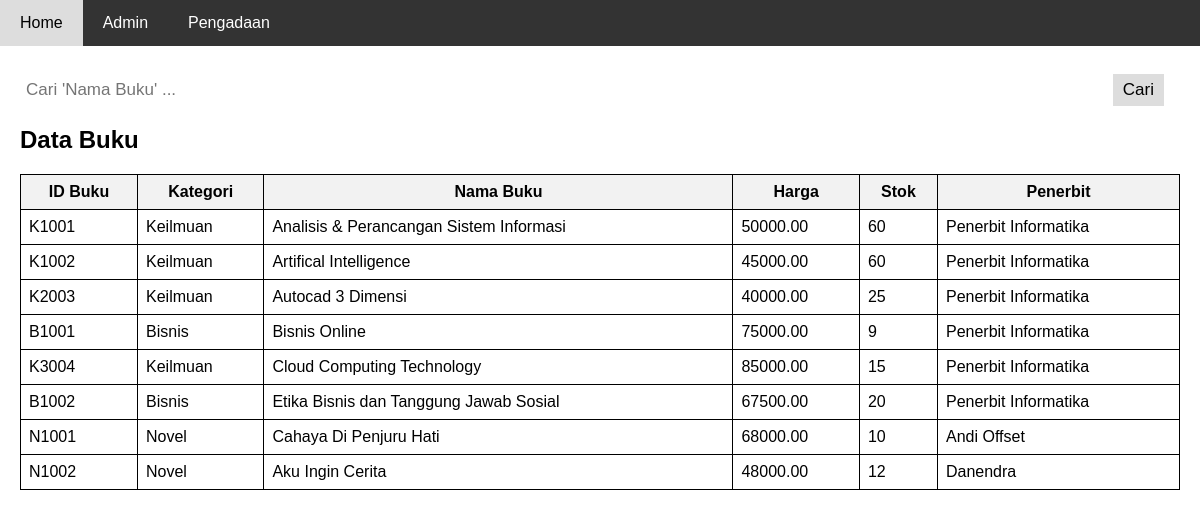
The page / on the database its author committed.
### tables this page shows
CREATE TABLE `tb_buku` (
  `id` int(11) NOT NULL,
  `id_buku` varchar(50) NOT NULL,
  `kategori` varchar(255) NOT NULL,
  `nama_buku` varchar(255) NOT NULL,
  `harga` decimal(10,2) NOT NULL,
  `stok` int(11) NOT NULL,
  `penerbit_id` int(11) NOT NULL
);

CREATE TABLE `tb_penerbit` (
  `id` int(11) NOT NULL,
  `id_penerbit` varchar(11) NOT NULL,
  `nama_penerbit` varchar(255) NOT NULL,
  `alamat` varchar(255) NOT NULL,
  `kota` varchar(100) NOT NULL,
  `telepon` varchar(50) NOT NULL
);

### index.php (the view, shortened to what this page needs)
<!DOCTYPE html>
<html lang="en">
<head>
</head>
<body>
    <nav>
        <a href="index.php">Home</a>
        <a href="admin.php">Admin</a>
        <a href="pengadaan.php">Pengadaan</a>
    </nav>
    <div class="content">
        <div class="search-container">
            <form action="#" method="GET">
                <input type="text" placeholder="Cari 'Nama Buku' ... " name="search">
                <button type="submit">Cari</button>
            </form>
        </div>
        <h2>Data Buku</h2>
        <table>
            <tr>
                <th>ID Buku</th>
                <th>Kategori</th>
                <th>Nama Buku</th>
                <th>Harga</th>
                <th>Stok</th>
                <th>Penerbit</th>
            </tr>
            <?php
            $koneksi = mysqli_connect("localhost", "root", "", "unibookstore");
            $query = "SELECT tb_buku.id_buku, tb_buku.kategori, tb_buku.nama_buku, tb_buku.harga, tb_buku.stok, tb_penerbit.nama_penerbit
                    FROM tb_buku
                    INNER JOIN tb_penerbit ON tb_buku.penerbit_id = tb_penerbit.id";
            $result = mysqli_query($koneksi, $query);
            while ($row = mysqli_fetch_assoc($result)) {
                echo "<tr>";
                echo "<td>".$row['id_buku']."</td>";
                echo "<td>".$row['kategori']."</td>";
                echo "<td>".$row['nama_buku']."</td>";
                echo "<td>".$row['harga']."</td>";
                echo "<td>".$row['stok']."</td>";
                echo "<td>".$row['nama_penerbit']."</td>";
                echo "</tr>";
            }
            ?>
                    </table>
    </div>
</body>
</html>

### index.php (style rules this page uses)
body { font-family: Arial, sans-serif; margin: 0; padding: 0; }
nav { background-color: #333; overflow: hidden; }
nav a { float: left; display: block; color: white; text-align: center; padding: 14px 20px; text-decoration: none; }
.content { padding: 20px; }
table { width: 100%; border-collapse: collapse; }
table, th, td { border: 1px solid black; padding: 8px; }
th { background-color: #f2f2f2; }
.search-container { margin-bottom: 20px; }
.search-container input[type=text] { padding: 6px; margin-top: 8px; font-size: 17px; border: none; }
.search-container button { float: right; padding: 6px 10px; margin-top: 8px; margin-right: 16px; background: #ddd; font-size: 17px; border: none; cursor: pointer; }

### rows shown on the page
tb_buku: id_buku "K1001", kategori "Keilmuan", nama_buku "Analisis & Perancangan Sistem Informasi", harga "50000.00", stok "60", penerbit.nama_penerbit "Penerbit Informatika"
tb_buku: id_buku "K1002", kategori "Keilmuan", nama_buku "Artifical Intelligence", harga "45000.00", stok "60", penerbit.nama_penerbit "Penerbit Informatika"
tb_buku: id_buku "K2003", kategori "Keilmuan", nama_buku "Autocad 3 Dimensi", harga "40000.00", stok "25", penerbit.nama_penerbit "Penerbit Informatika"
tb_buku: id_buku "B1001", kategori "Bisnis", nama_buku "Bisnis Online", harga "75000.00", stok "9", penerbit.nama_penerbit "Penerbit Informatika"
tb_buku: id_buku "K3004", kategori "Keilmuan", nama_buku "Cloud Computing Technology", harga "85000.00", stok "15", penerbit.nama_penerbit "Penerbit Informatika"
tb_buku: id_buku "B1002", kategori "Bisnis", nama_buku "Etika Bisnis dan Tanggung Jawab Sosial", harga "67500.00", stok "20", penerbit.nama_penerbit "Penerbit Informatika"
tb_buku: id_buku "N1001", kategori "Novel", nama_buku "Cahaya Di Penjuru Hati", harga "68000.00", stok "10", penerbit.nama_penerbit "Andi Offset"
tb_buku: id_buku "N1002", kategori "Novel", nama_buku "Aku Ingin Cerita", harga "48000.00", stok "12", penerbit.nama_penerbit "Danendra"
